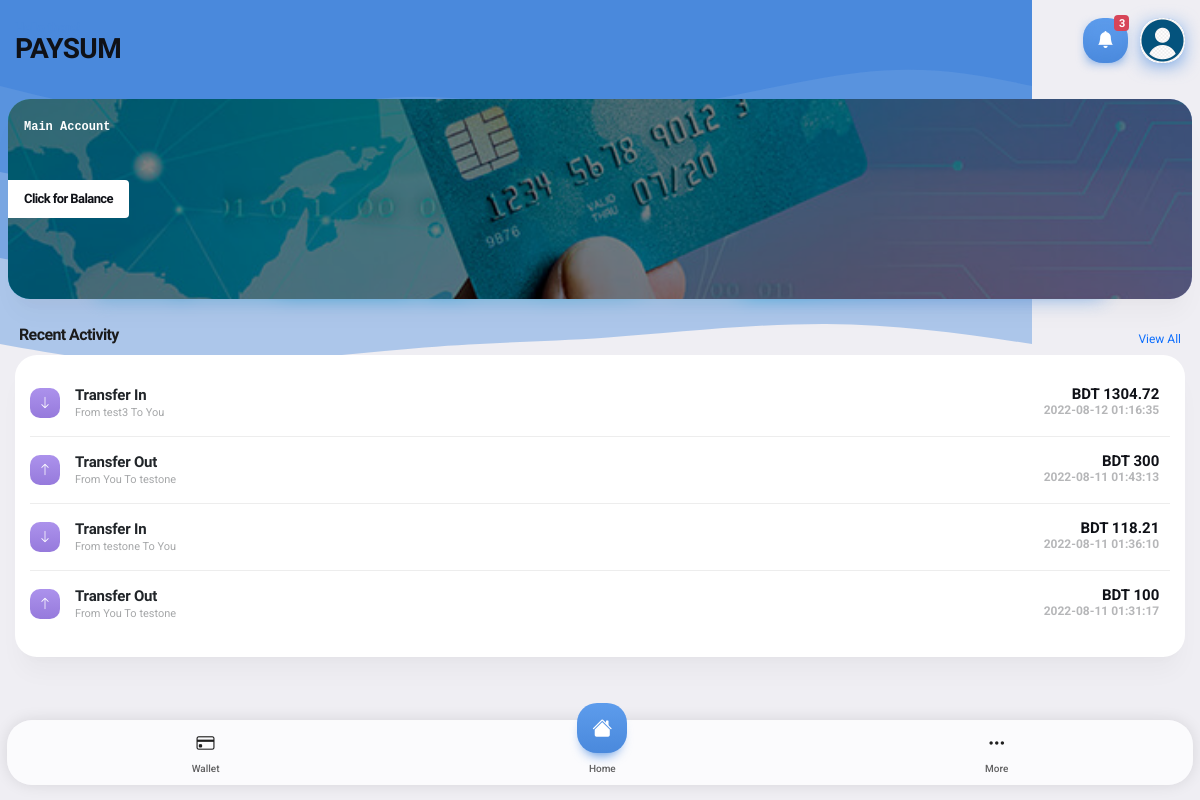
Screenshot of /index.php (signed in) with the database file from the repository.
### tables this page shows
CREATE TABLE `transactions` (
  `transaction_id` int(11) NOT NULL,
  `transaction_type` enum('deposit','transfer','withdraw') NOT NULL COMMENT 'deposit, withdraw, transfer',
  `transaction_hash` varchar(500) DEFAULT NULL,
  `transaction_signature` varchar(500) DEFAULT NULL,
  `from_customer_id` int(11) NOT NULL,
  `to_customer_id` int(11) NOT NULL,
  `transaction_amount` int(11) NOT NULL,
  `transaction_amount_type` varchar(20) NOT NULL,
  `transaction_from_country_id` int(11) NOT NULL,
  `transaction_to_country_id` int(11) NOT NULL,
  `transaction_charge` int(11) NOT NULL,
  `transaction_date_time` datetime NOT NULL
);

CREATE TABLE `customers` (
  `customer_id` int(11) NOT NULL,
  `customer_name` varchar(100) DEFAULT NULL,
  `customer_dob` date DEFAULT NULL,
  `customer_phone` varchar(50) DEFAULT NULL,
  `customer_gender` varchar(10) DEFAULT NULL,
  `customer_address` varchar(256) DEFAULT NULL,
  `customer_country_id` int(10) DEFAULT NULL,
  `customer_email` varchar(100) NOT NULL,
  `customer_username` varchar(50) NOT NULL,
  `customer_password` varchar(300) NOT NULL,
  `registration_datetime` datetime NOT NULL
);

### inc/config.inc.php (called while the page is built, shortened)
<?php
function connectDB()
{
	$conn = new mysqli(DB_SERVER, DB_USERNAME, DB_PASSWORD, DB_NAME);
	return $conn;
}
function getRates($file='inc/rates.json')
{
	$json = file_get_contents($file);
	$json_data = json_decode($json,true);
	$rates = $json_data['rates'];
	return $rates;
}
function convertRate($amount, $currencyType, $convertTo='USD')
{
	$rates = getRates();
	$currencyTypeAmount = $rates[$currencyType];
	if ($convertTo=="USD") {
		return ["amount"=>round(($amount / $currencyTypeAmount), 2), "type"=>$convertTo];
	}
	return ["amount"=> round((($amount / $currencyTypeAmount)*$rates[$convertTo]), 2), "type"=>$convertTo];
}
function getUserData($searchValue, $search_type='customer_id')
{
	if ($searchValue) {
		$conn = connectDB();
		$q1 = "SELECT * FROM customers WHERE ".$search_type."=?";
		$stmt1 = $conn->prepare($q1);
		if ($search_type=='customer_id') {
			$stmt1->bind_param('i',$searchValue);
		}else{
			$stmt1->bind_param('s',$searchValue);
		}
		$stmt1->execute();
		$result1 = $stmt1->get_result();
			$datas = $result1->fetch_assoc();
			$whiteListed = [
				'customer_id' => $datas['customer_id'],
				'customer_email' => $datas['customer_email'],
				'customer_name' => $datas['customer_name'],
				'customer_phone' => $datas['customer_phone'],
				'customer_username' => $datas['customer_username'],
				'customer_country_id' => $datas['customer_country_id'],
			];
			return $whiteListed;
	}
	return false;
}
function getCountryData($country_id)
{
	$conn = connectDB();
	$q1 = "SELECT * FROM country WHERE country_id=? ";
	$stmt1 = $conn->prepare($q1);
	$stmt1->bind_param('i',$country_id);
	$stmt1->execute();
	$result1 = $stmt1->get_result();
	$datas = $result1->fetch_assoc();
	return $datas;
}
function currentBalance($customer_id)
{
	if ($customer_id) {
		$conn1 = connectDB();
		$conn2 = connectDB();
		$q1 = "SELECT * FROM transactions WHERE to_customer_id=? AND (transaction_type='deposit' OR transaction_type='transfer') ";
		$q2 = "SELECT * FROM transactions WHERE from_customer_id=? AND (transaction_type='withdraw' OR transaction_type='transfer') ";
		$stmt1 = $conn1->prepare($q1);
		$stmt2 = $conn2->prepare($q2);
		$stmt1->bind_param('i',$customer_id);
		$stmt2->bind_param('i',$customer_id);
		$stmt1->execute();
		$stmt2->execute();
		$result1 = $stmt1->get_result();
		$result2 = $stmt2->get_result();
		$customerData = getUserData($customer_id);
		$countryData = getCountryData($customerData['customer_country_id']);
		$nativeCurrency = $countryData['country_currency'];
		$inBalance = $outBalance = 0;
		while ( $row1 = $result1->fetch_assoc()) {
			if ($nativeCurrency==$row1['transaction_amount_type']) {
				$inBalance += $row1['transaction_amount'];
			}else{
				$convertedBalance = convertRate($row1['transaction_amount'], $row1['transaction_amount_type'], $nativeCurrency)['amount'];
				$inBalance += $convertedBalance;
			}
		}
		while ( $row2 = $result2->fetch_assoc()) {
			if ($nativeCurrency==$row2['transaction_amount_type']) {
				$outBalance += $row2['transaction_amount'];
			}else{
				$convertedBalance = convertRate($row2['transaction_amount'], $row2['transaction_amount_type'], $nativeCurrency)['amount'];
				$outBalance += $convertedBalance;
			}
		}
		$whiteListed = [
			'balance' => $inBalance-$outBalance,
			'customer_id' => $customer_id,
		];
		return $whiteListed;
	}
}
function getTransactions($customerId, $limit=null, $transaction_id = null){
	$conn = connectDB();
	$transactions = [];
	$q1 = "SELECT * FROM transactions WHERE from_customer_id='$customerId' OR to_customer_id='$customerId' ORDER BY transaction_date_time DESC";
	if ($limit!=null && $limit>0) {
		$q1 .= " LIMIT ".$limit;
	}
	$result1 = $conn->query($q1);
	if ($result1->num_rows > 0) {
		while($row1 = $result1->fetch_assoc()) {
				$transactions[]=$row1;
		}
	}
	return $transactions;
}

### index.php (the view, shortened to what this page needs)
<?php
require_once 'inc/config.inc.php';
$customer_id = $_SESSION['userData']['customer_id'];
$customerData = getUserData($customer_id);
$countryData = getCountryData($customerData['customer_country_id']);
$currentBalance = currentBalance($customerData['customer_id'])['balance'];
$transactions = getTransactions($customerData['customer_id'], 4);
?>
<?php require_once 'inc/header.inc.php'; ?>
    <?php require_once 'inc/footer_bar.inc.php'; ?>
    <div class="page-content footer-clear">
        <?php require_once 'inc/page_title.inc.php'; ?>
        <div class="p-2">
            <div class="card card-style m-0 bg-7 shadow-card shadow-card-m" style="height:200px">
                <div class="card-center">
                    <div class="bg-theme px-3 py-2 rounded-end d-inline-block">
                        <h1 class="font-13 my-n1">
                            <a class="color-theme" data-bs-toggle="collapse" href="#balance3" aria-controls="balance2">Click for Balance</a>
                        </h1>
                    </div>
                </div>
                <strong class="card-top no-click font-12 p-3 color-white font-monospace">Main Account</strong>
                <div class="card-overlay bg-black opacity-50"></div>
            </div>
        </div>
<br>
        <div class="content my-0 mt-n2 px-1">
            <div class="d-flex">
                <div class="align-self-center">
                    <h3 class="font-16 mb-2">Recent Activity</h3>
                </div>
                <div class="align-self-center ms-auto">
                    <a href="activity.php" class="font-12 pt-1">View All</a>
                </div>
            </div>
        </div>
        <div class="card card-style">
            <div class="content">
                <div class="list-group list-custom list-group-m list-group-flush rounded-xs">
                    <?php
                    foreach ($transactions as $transaction) {
                        if ($transaction['transaction_type']=="deposit" && $transaction['to_customer_id']==$customer_id) {
                    ?>
                    <a href="#" class="list-group-item">
                        <i class="has-bg gradient-green color-white rounded-xs bi bi-cash-coin"></i>
                        <div><strong>Deposit</strong><span> From <?=getAccountByAccountId($transaction['from_customer_id'])['account_name']?></span> </div>
                        <span class="badge bg-transparent color-theme text-end font-15">
                           <?=$transaction['transaction_amount_type']?> <?=$transaction['transaction_amount']?> <br>
                           <em class="fst-normal font-12 opacity-30"><?=$transaction['transaction_date_time']?></em>
                        </span>
                    </a>
                   <?php }else if ($transaction['transaction_type']=="transfer") {
                    $from = "";
                    $to = "";
                    $suffix = "";
                    $iconClass = "bi-suffle";
                    $transactionAmountType = $transaction['transaction_amount_type'];
                    $transactionAmount = $transaction['transaction_amount'];
                    if ($transaction['from_customer_id']==$customer_id) {
                        $from = "You";
                        $to = getUserData($transaction['to_customer_id'])['customer_username'];
                        $suffix = "Out";
                        $iconClass = "bi-arrow-up";
                    }else{
                        $from = getUserData($transaction['from_customer_id'])['customer_username'];
                        $to = "You";
                        $suffix = "In";
                        $iconClass = "bi-arrow-down";
                        if ($transaction['transaction_amount_type']!= $countryData['country_currency']) {
                            $convertedTransaction = convertRate($transactionAmount, $transactionAmountType, $countryData['country_currency']);
                            $transactionAmountType = $convertedTransaction['type'];
                            $transactionAmount = $convertedTransaction['amount'];
                        }
                    }
                    ?>
                        <a href="#" class="list-group-item">
                            <i class="has-bg gradient-magenta color-white rounded-xs bi <?=$iconClass?>"></i>
                            <div><strong>Transfer <?=$suffix?></strong><span> From <?=$from?> To <?=$to?> </span> </div>
                            <span class="badge bg-transparent color-theme text-end font-15">
                               <?=$transactionAmountType?> <?=$transactionAmount?> <br>
                               <em class="fst-normal font-12 opacity-30"><?=$transaction['transaction_date_time']?></em>
                            </span>
                        </a>
                   <?php } ?>
                <?php } ?>
                </div>
            </div>
        </div>
    </div>
</div>
</body>

### inc/header.inc.php (shortened to what this page needs)
<!DOCTYPE HTML>
<html lang="en">
<head>
<link rel="stylesheet" type="text/css" href="styles/bootstrap.css">
<link rel="stylesheet" type="text/css" href="fonts/bootstrap-icons.css">
<link rel="stylesheet" type="text/css" href="styles/style.css?id="<?=date("mi")?>>
<link rel="apple-touch-icon" sizes="180x180" href="app/icons/icon-192x192.png"></head>
<body class="theme-light">
<div id="page">

### inc/footer_bar.inc.php
<div id="footer-bar" class="footer-bar-1 footer-bar-detached">
    <a href="wallet.php"><i class="bi bi-credit-card"></i><span>Wallet</span></a>
    <a href="index.php" class="circle-nav-2"><i class="bi bi-house-fill"></i><span>Home</span></a>
    <a href="#" data-bs-toggle="offcanvas" data-bs-target="#menu-sidebar"><i class="bi bi-three-dots"></i><span>More</span></a>
</div>

### inc/page_title.inc.php (shortened to what this page needs)
<div class="pt-3">
    <div class="page-title d-flex">
        <div class="align-self-center me-auto">
            <p class="color-highlight">Hello there!</p>
            <h1 class="color-theme"><?php if (isset($title)) {
                echo $title;
            }else{
                echo "PAYSUM";
            } ?></h1>
        </div>
        <div class="align-self-center ms-auto">
            <a href="#"
            data-bs-toggle="offcanvas"
            data-bs-target="#menu-notifications"
            class="icon gradient-blue color-white shadow-bg shadow-bg-xs rounded-m">
                <i class="bi bi-bell-fill font-17"></i>
                <em class="badge bg-red-dark color-white scale-box">3</em>
            </a>
            <a href="#"
            data-bs-toggle="dropdown"
            class="icon gradient-blue shadow-bg shadow-bg-s rounded-m">
                <img src="images/pictures/user-avatar.png" width="45" class="rounded-m" alt="img">
            </a>
        </div>
    </div>
</div>

### rows the page displays
transactions: from_customer.customer_id "In", from_customer.customer_username "test3", from_customer.customer_id "You", transactionAmountType "BDT", transactionAmount "1304.72", transaction_date_time "2022-08-12 01:16:35"
transactions: from_customer.customer_id "Out", from_customer.customer_id "You", to_customer.customer_username "testone", transaction_amount_type "BDT", transaction_amount "300", transaction_date_time "2022-08-11 01:43:13"
transactions: from_customer.customer_id "In", from "testone", from_customer.customer_id "You", transactionAmountType "BDT", transactionAmount "118.21", transaction_date_time "2022-08-11 01:36:10"
transactions: from_customer.customer_id "Out", from_customer.customer_id "You", to "testone", transaction_amount_type "BDT", transaction_amount "100", transaction_date_time "2022-08-11 01:31:17"
